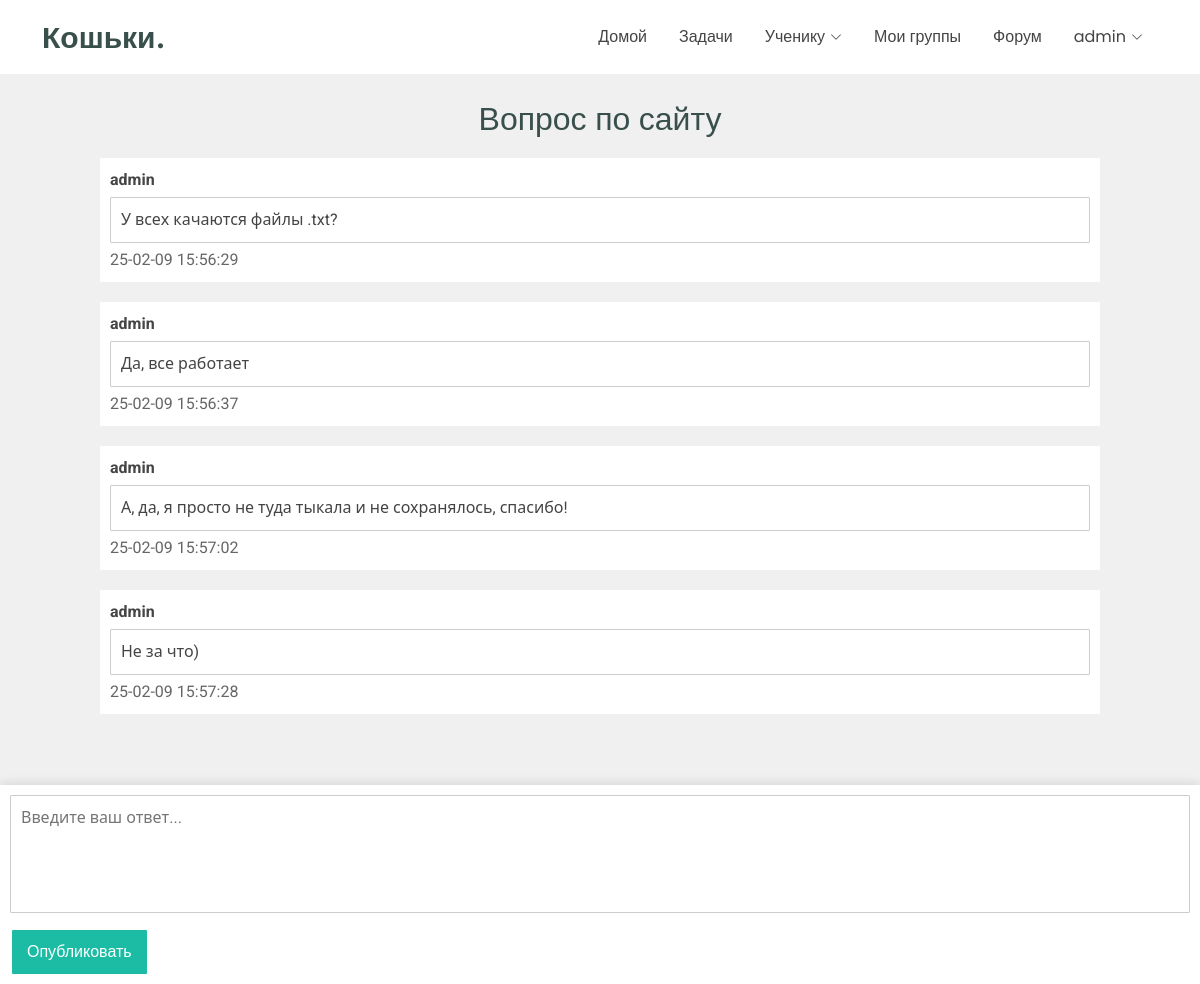
Page /forum/topics/14 (signed in) on the committed database.
### tables this page shows
CREATE TABLE forum_discussions (discussion_id INT PRIMARY KEY, discussion_name VARCHAR (255), author_id INT REFERENCES users (user_id), messages_count INT, discussion_creation_time DATETIME);

CREATE TABLE users (user_id INT PRIMARY KEY UNIQUE NOT NULL, role_id INT REFERENCES roles (role_id), registration_time DATETIME, first_name VARCHAR (255), second_name VARCHAR (255), surname VARCHAR (255), login VARCHAR (255), password VARCHAR (255), email VARCHAR (255), tel VARCHAR (15), birth_date DATETIME, school_id INT REFERENCES schools (school_id), city_id INT REFERENCES cities (city_id), class VARCHAR (3), photo_id INT);

CREATE TABLE forum_messages (message_id INT PRIMARY KEY, message_name VARCHAR(255), message_text TEXT, message_send_time DATETIME, message_author_id INT REFERENCES users (user_id));

### main.py (the view)
@app.route('/forum/topics/<topic_id>', methods=["POST", "GET"])
@login_required
def forum_topic_page(topic_id):
    if request.method == "GET":
        name = dr.get_user_name(current_user.id)
        topic_name = dr.get_topic_name(topic_id)
        messages = dr.get_topic_messages(topic_id)
        return render_template("forum/forum_topic_page.html", topic_name=topic_name, messages=messages, user=name)
    elif request.method == "POST":
        info = request.form.to_dict()
        dr.insert_topic_message(topic_id, info)
        return redirect(url_for("forum_topic_page", topic_id=topic_id))

### database_requests.py (called while the page is built)
def sql_execute(sql_request):
    ret = cursor.execute(sql_request)
    return ret

def get_user_name(user_id):
    sql_req = f"""SELECT first_name, surname FROM users WHERE user_id = {user_id} """
    result = sql_execute(sql_req).fetchall()
    ret = result[0][0] + ' ' + result[0][1]
    return ret

def get_user_info_with_user_id(id):
    sql_req = f"""
        SELECT * from users
        WHERE user_id = "{id}"
        """
    return sql_execute(sql_req).fetchall()[0]

def get_topic_name(topic_id):
    sql_req = f"""
        SELECT discussion_name FROM forum_discussions WHERE discussion_id = { topic_id }
    """
    return sql_execute(sql_req).fetchall()[0][0]

def get_topic_messages(topic_id):
    sql_req = f"""
        SELECT
                users.first_name,
                users.surname,
                forum_messages.message_text,
                forum_messages.message_send_time
            FROM
                users
            INNER JOIN
                forum_messages ON users.user_id = forum_messages.message_author_id
            INNER JOIN
                forum_discussion_message ON forum_messages.message_id = forum_discussion_message.message_id
            WHERE
                forum_discussion_message.discussion_id = { topic_id }
            ORDER BY
                forum_messages.message_send_time ASC;
    """
    return sql_execute(sql_req).fetchall()

### main.py (called while the page is built)
@login_manager.user_loader
def load_user(user_id):
    user_info = dr.get_user_info_with_user_id(user_id)
    if user_info:
        return User(user_id=user_info[0], role=user_info[5])
    return None

### templates/forum/forum_topic_page.html (shortened to what this page needs)
<!DOCTYPE html>
<html lang="en" xmlns="http://www.w3.org/1999/html">
<head>
  <link href="{{ url_for('static', filename='vendor/bootstrap/css/bootstrap.min.css') }}" rel="stylesheet">
  <link href="{{ url_for('static', filename='vendor/bootstrap-icons/bootstrap-icons.css') }}" rel="stylesheet">
  <link href="{{ url_for('static', filename='vendor/aos/aos.css') }}" rel="stylesheet">
  <link href="{{ url_for('static', filename='vendor/glightbox/css/glightbox.min.css') }}" rel="stylesheet">
  <link href="{{ url_for('static', filename='vendor/swiper/swiper-bundle.min.css') }}" rel="stylesheet">
  <link href="{{ url_for('static', filename='/css/main.css') }}" rel="stylesheet">
</head>
<body class="forum-page">
  {% include 'header.html' %}
    <div class="forum-topic">
        <h2>{{ topic_name }}</h2>
    </div>
    <div class="messages-container">
        {% for i in range (messages | length) %}
        <div style="background-color:white; margin-top: 20px" class="message-item">
            <div class="message-user"> {{ messages[i][0] }} {{ messages[i][1] }} </div>
            <div class="message-content">
                <div class="message-box">
                    <p> {{ messages[i][2] }} </p>
                </div>
                <span class="message-date"> {{ messages[i][3] }} </span>
            </div>
        </div>
        {% endfor %}
    </div>
    <div class="reply-section">
        <form method="post" enctype="multipart/form-data">
                <textarea class="reply-textarea" name="reply_text" rows="4" placeholder="Введите ваш ответ..."></textarea>
                <input type="submit" class="btn-primary" value="Опубликовать">
        </form>
    </div>
</body>
</html>

### static/css/main.css (style rules this page uses)
:root { --default-font: "Roboto", system-ui, -apple-system, "Segoe UI", Roboto, "Helvetica Neue", Arial, "Noto Sans", "Liberation Sans", sans-serif, "Apple Color Emoji", "Segoe UI Emoji", "Segoe UI Symbol", "Noto Color Emoji"; --heading-font: "Inter", sans-serif; --nav-font: "Poppins", sans-serif; }
:root { --background-color: #ffffff; --default-color: #444444; --heading-color: #384f4b; --accent-color: #1bbca3; --surface-color: #ffffff; --contrast-color: #ffffff; --incorrect-answer-color: #ff4040; --correct-answer-color: #acf273; --empty-answer-color: #c9c9c9; }
:root { --nav-color: #444444; --nav-hover-color: #1bbca3; --nav-mobile-background-color: #ffffff; --nav-dropdown-background-color: #ffffff; --nav-dropdown-color: #444444; --nav-dropdown-hover-color: #1bbca3; }
:root { scroll-behavior: smooth; }
body { color: var(--default-color); background-color: var(--background-color); font-family: var(--default-font); overflow-y: scroll; }
h1, h2, h3, h4, h5, h6 { color: var(--heading-color); font-family: var(--heading-font); }
.btn-primary { padding: 10px 15px; margin-left: 2px; font-size: 16px; font-family: var(--nav-font); font-weight: 400; display: flex; align-items: center; justify-content: space-between; white-space: nowrap; color: var(--contrast-color); background-color: var(--nav-hover-color); border: none transition: background-color 0.3s; }

### templates/forum/forum_topic_page.html (style rules this page uses)
body { background-color: #f0f0f0; overflow-y: scroll; }
.forum-topic { margin: 100px auto 20px; text-align: center; max-width: 600px; }
.message-item { display: flex; width: 1000px; margin: 0 auto 0; padding: 10px; border-radius: 1px; display: block; }
.messages-container { padding-bottom: 220px; margin-bottom: 50px; }
.message-user { font-weight: bold; margin-bottom: 5px; }
.message-content { padding: 0px; }
.message-box { border: 1px solid #ccc; padding: 10px; margin-bottom: 5px; border-radius: 1px; width: 980px; }
.message-box p { margin-bottom: 0; padding: 0; }
.message-date { color: #666; }
.reply-section { position: fixed; bottom: 0; left: 0; width: 100%; background-color: white; padding: 10px; box-shadow: 0 -2px 10px rgba(0, 0, 0, 0.1); z-index: 1000; }
.reply-textarea { width: 100%; border: 1px solid #ccc; border-radius: 1px; padding: 10px; box-sizing: border-box; resize: none; }
.btn-primary { border: 0px; border-radius: 1px; margin-top: 10px; }

### rows in the picture
forum_discussions: discussion_name "Вопрос по сайту"
users: first_name "admin" "admin" "admin" "admin"
forum_messages: message_text "У всех качаются файлы .txt?", message_send_time "25-02-09 15:56:29"
forum_messages: message_text "Да, все работает", message_send_time "25-02-09 15:56:37"
forum_messages: message_text "А, да, я просто не туда тыкала и не сохранялось, спасибо!", message_send_time "25-02-09 15:57:02"
forum_messages: message_text "Не за что)", message_send_time "25-02-09 15:57:28"

### other values in the picture
{{ user }} "admin"
